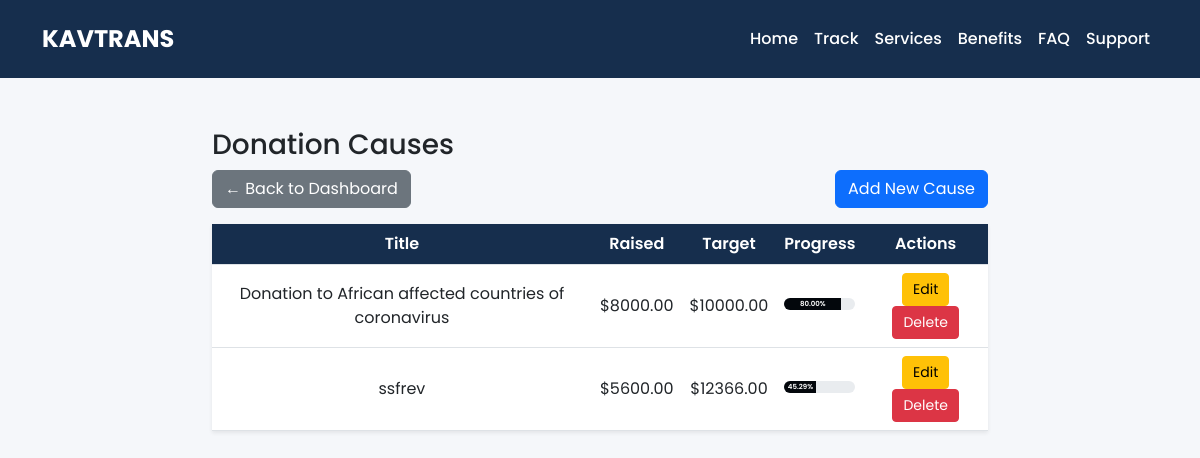
Page /donation-cause/ (signed in) on the earlier database version.
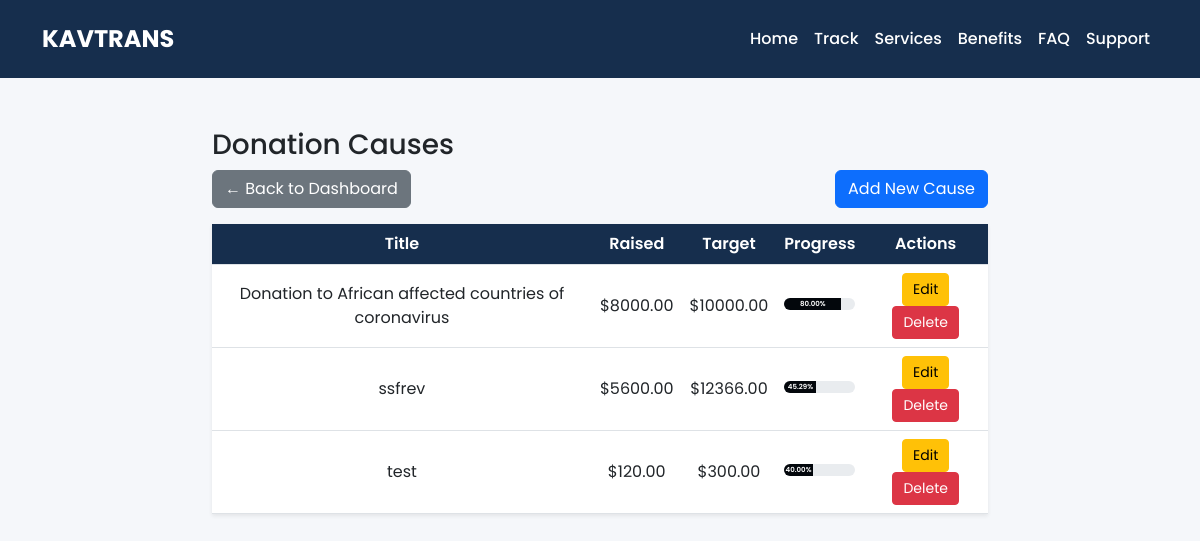
Same page on the later database version.
### core/models.py (models this page shows, shortened)
class DonationCause(models.Model):
    title = models.CharField(max_length=200)
    description = models.TextField()
    image = CloudinaryField('image', blank=True, null=True)  # <- use CloudinaryField
    target_amount = models.DecimalField(max_digits=10, decimal_places=2)
    amount_raised = models.DecimalField(max_digits=10, decimal_places=2, default=0)
    is_active = models.BooleanField(default=True)
    created_at = models.DateTimeField(auto_now_add=True)
    def progress_percentage(self):
        if self.target_amount > 0:
            return round((self.amount_raised / self.target_amount) * 100, 2)
        return 0

### core/views.py (the view)
# urls.py: path("donation-cause/", views.donation_causes, name="donation_causes"),
@login_required(login_url="admin_login")
def donation_causes(request):
    causes = DonationCause.objects.all()
    return render(request, "dashboard/donation_causes.html", {"causes": causes})

### templates/dashboard/donation_causes.html (shortened to what this page needs)
{% extends "dashboard/dashboard_base.html" %}
{% block content %}
<div class="container" style="max-width:800px; margin:50px auto;">
    <h3>Donation Causes</h3>
    <div class="d-flex justify-content-between align-items-center mb-3">
        <a href="{% url 'donation_dashboard' %}" class="btn btn-secondary">
            ← Back to Dashboard
        </a>
        <a href="{% url 'add_donation_cause' %}" class="btn btn-primary">
            Add New Cause
        </a>
    </div>
    <table class="table table-hover shadow-sm">
        <thead>
            <tr>
                <th>Title</th>
                <th>Raised</th>
                <th>Target</th>
                <th>Progress</th>
                <th>Actions</th>
            </tr>
        </thead>
        <tbody>
            {% for cause in causes %}
            <tr>
                <td>{{ cause.title }}</td>
                <td>${{ cause.amount_raised }}</td>
                <td>${{ cause.target_amount }}</td>
                <td>
                    <div class="progress mb-1">
                        <div class="progress-bar" style="width: {{ cause.progress_percentage }}%;">
                            {{ cause.progress_percentage }}%
                        </div>
                    </div>
                </td>
                <td>
                    <a href="{% url 'edit_donation_cause' cause.id %}" class="btn btn-sm btn-warning">
                        Edit
                    </a>
                    <form action="{% url 'delete_donation_cause' cause.id %}"
                          method="POST"
                          style="display:inline-block;"
                          onsubmit="return confirm('Are you sure you want to delete this cause?');">
                        <button type="submit" class="btn btn-sm btn-danger">
                            Delete
                        </button>
                    </form>
                </td>
            </tr>
            {% empty %}
            <tr><td colspan="5">No donation causes yet.</td></tr>
            {% endfor %}
        </tbody>
    </table>
</div>
{% endblock %}

Differences in the rows shown:
added DonationCause: title "test", amount_raised "120.00", target_amount "300.00", progress_percentage "40.00"
